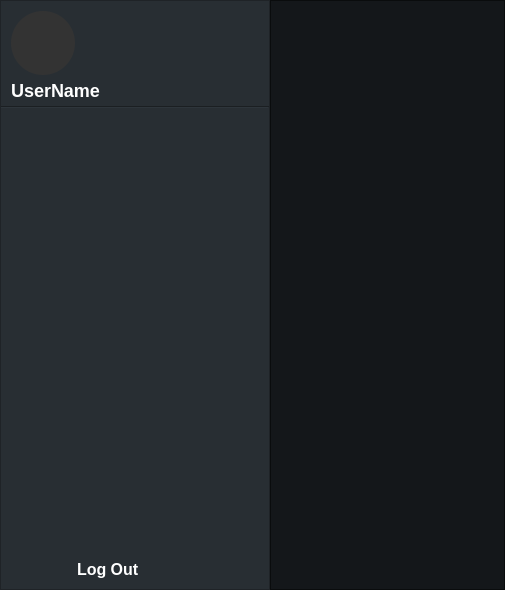
<?xml version="1.0" encoding="UTF-8"?>
<ui version="4.0">
 <class>SideBarWidget</class>
 <widget class="QWidget" name="SideBarWidget">
  <property name="geometry">
   <rect>
    <x>0</x>
    <y>0</y>
    <width>505</width>
    <height>590</height>
   </rect>
  </property>
  <property name="sizePolicy">
   <sizepolicy hsizetype="Preferred" vsizetype="Maximum">
    <horstretch>0</horstretch>
    <verstretch>0</verstretch>
   </sizepolicy>
  </property>
  <property name="minimumSize">
   <size>
    <width>0</width>
    <height>0</height>
   </size>
  </property>
  <property name="maximumSize">
   <size>
    <width>16777215</width>
    <height>16777215</height>
   </size>
  </property>
  <property name="styleSheet">
   <string notr="true">background-color: rgb(40, 46, 51);</string>
  </property>
  <layout class="QHBoxLayout" name="horizontalLayout_3">
   <property name="spacing">
    <number>0</number>
   </property>
   <property name="leftMargin">
    <number>0</number>
   </property>
   <property name="topMargin">
    <number>0</number>
   </property>
   <property name="rightMargin">
    <number>0</number>
   </property>
   <property name="bottomMargin">
    <number>0</number>
   </property>
   <item>
    <widget class="QFrame" name="sideBarFrame">
     <property name="minimumSize">
      <size>
       <width>270</width>
       <height>0</height>
      </size>
     </property>
     <property name="maximumSize">
      <size>
       <width>270</width>
       <height>16777215</height>
      </size>
     </property>
     <property name="frameShape">
      <enum>QFrame::Shape::StyledPanel</enum>
     </property>
     <property name="frameShadow">
      <enum>QFrame::Shadow::Raised</enum>
     </property>
     <layout class="QVBoxLayout" name="verticalLayout">
      <property name="spacing">
       <number>5</number>
      </property>
      <property name="leftMargin">
       <number>0</number>
      </property>
      <property name="topMargin">
       <number>0</number>
      </property>
      <property name="rightMargin">
       <number>0</number>
      </property>
      <property name="bottomMargin">
       <number>0</number>
      </property>
      <item>
       <spacer name="verticalSpacer_3">
        <property name="orientation">
         <enum>Qt::Orientation::Vertical</enum>
        </property>
        <property name="sizeType">
         <enum>QSizePolicy::Policy::Fixed</enum>
        </property>
        <property name="sizeHint" stdset="0">
         <size>
          <width>20</width>
          <height>10</height>
         </size>
        </property>
       </spacer>
      </item>
      <item>
       <layout class="QHBoxLayout" name="horizontalLayout_2">
        <item>
         <spacer name="horizontalSpacer_2">
          <property name="orientation">
           <enum>Qt::Orientation::Horizontal</enum>
          </property>
          <property name="sizeType">
           <enum>QSizePolicy::Policy::Fixed</enum>
          </property>
          <property name="sizeHint" stdset="0">
           <size>
            <width>10</width>
            <height>10</height>
           </size>
          </property>
         </spacer>
        </item>
        <item>
         <widget class="QLabel" name="userPhoto">
          <property name="minimumSize">
           <size>
            <width>64</width>
            <height>64</height>
           </size>
          </property>
          <property name="maximumSize">
           <size>
            <width>64</width>
            <height>64</height>
           </size>
          </property>
          <property name="styleSheet">
           <string notr="true">border-radius: 32px; background-color: #333;</string>
          </property>
          <property name="alignment">
           <set>Qt::AlignmentFlag::AlignCenter</set>
          </property>
         </widget>
        </item>
        <item>
         <spacer name="horizontalSpacer">
          <property name="orientation">
           <enum>Qt::Orientation::Horizontal</enum>
          </property>
          <property name="sizeHint" stdset="0">
           <size>
            <width>40</width>
            <height>20</height>
           </size>
          </property>
         </spacer>
        </item>
       </layout>
      </item>
      <item>
       <layout class="QHBoxLayout" name="horizontalLayout">
        <item>
         <spacer name="horizontalSpacer_3">
          <property name="orientation">
           <enum>Qt::Orientation::Horizontal</enum>
          </property>
          <property name="sizeType">
           <enum>QSizePolicy::Policy::Fixed</enum>
          </property>
          <property name="sizeHint" stdset="0">
           <size>
            <width>10</width>
            <height>20</height>
           </size>
          </property>
         </spacer>
        </item>
        <item>
         <widget class="QLabel" name="userName">
          <property name="minimumSize">
           <size>
            <width>0</width>
            <height>0</height>
           </size>
          </property>
          <property name="styleSheet">
           <string notr="true">color: #FFF; font-size: 18px; font-weight: bold;</string>
          </property>
          <property name="text">
           <string>UserName</string>
          </property>
          <property name="alignment">
           <set>Qt::AlignmentFlag::AlignCenter</set>
          </property>
         </widget>
        </item>
        <item>
         <spacer name="horizontalSpacer_4">
          <property name="orientation">
           <enum>Qt::Orientation::Horizontal</enum>
          </property>
          <property name="sizeHint" stdset="0">
           <size>
            <width>40</width>
            <height>20</height>
           </size>
          </property>
         </spacer>
        </item>
       </layout>
      </item>
      <item>
       <widget class="Line" name="line">
        <property name="orientation">
         <enum>Qt::Orientation::Horizontal</enum>
        </property>
       </widget>
      </item>
      <item>
       <spacer name="verticalSpacer_2">
        <property name="orientation">
         <enum>Qt::Orientation::Vertical</enum>
        </property>
        <property name="sizeHint" stdset="0">
         <size>
          <width>20</width>
          <height>40</height>
         </size>
        </property>
       </spacer>
      </item>
      <item>
       <widget class="QPushButton" name="logOutButton">
        <property name="font">
         <font>
          <pointsize>12</pointsize>
          <bold>true</bold>
         </font>
        </property>
        <property name="styleSheet">
         <string notr="true">QPushButton {
    text-align: left;
    background-color: rgb(40, 46, 51);
    border: none;
    padding-left: 5px;
  	padding-top: 5px;
	padding-bottom: 5px;
    color: white;
}

QPushButton:hover {
    background-color: rgb(50, 56, 61);
}

QPushButton:pressed {
    background-color: rgb(30, 36, 41);
}
</string>
        </property>
        <property name="text">
         <string>                Log Out</string>
        </property>
        <property name="icon">
         <iconset resource="../../../../resources/qrc/images.qrc">
          <normaloff>:/images/logOut.png</normaloff>:/images/logOut.png</iconset>
        </property>
        <property name="iconSize">
         <size>
          <width>25</width>
          <height>25</height>
         </size>
        </property>
        <property name="autoDefault">
         <bool>false</bool>
        </property>
        <property name="default">
         <bool>false</bool>
        </property>
        <property name="flat">
         <bool>false</bool>
        </property>
       </widget>
      </item>
      <item>
       <spacer name="verticalSpacer">
        <property name="orientation">
         <enum>Qt::Orientation::Vertical</enum>
        </property>
        <property name="sizeType">
         <enum>QSizePolicy::Policy::Fixed</enum>
        </property>
        <property name="sizeHint" stdset="0">
         <size>
          <width>20</width>
          <height>5</height>
         </size>
        </property>
       </spacer>
      </item>
     </layout>
    </widget>
   </item>
   <item>
    <widget class="QFrame" name="transparentFrame">
     <property name="styleSheet">
      <string notr="true">background-color: rgba(0, 0, 0, 0.5);</string>
     </property>
     <property name="frameShape">
      <enum>QFrame::Shape::StyledPanel</enum>
     </property>
     <property name="frameShadow">
      <enum>QFrame::Shadow::Raised</enum>
     </property>
     <layout class="QVBoxLayout" name="verticalLayout_2"/>
    </widget>
   </item>
  </layout>
 </widget>
 <resources>
  <include location="../../../../resources/qrc/images.qrc"/>
 </resources>
 <connections/>
</ui>
